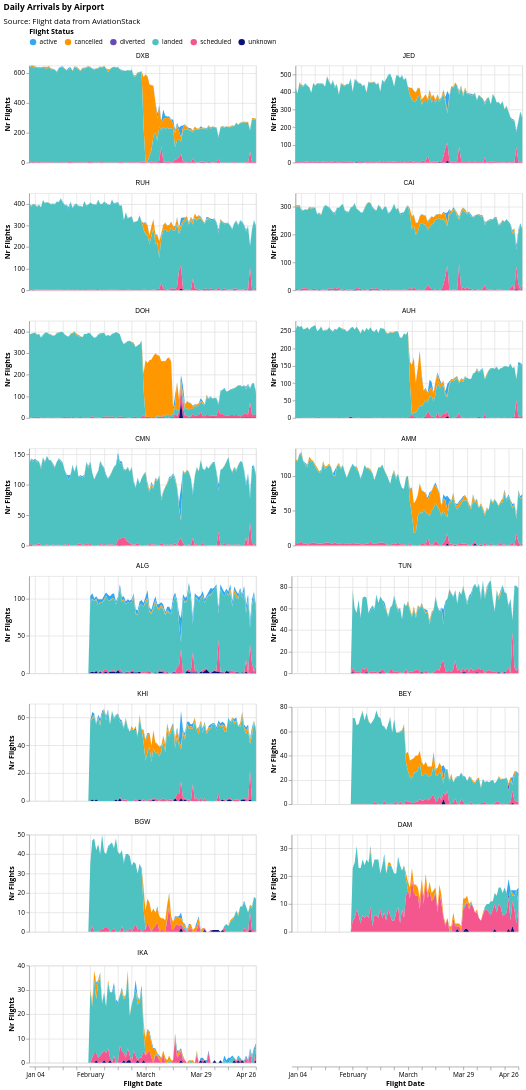

Here is the notebook cell this chart was saved with:
### Markdown cell above
### Daily Number of Flights by Flight Status

### Code cell
arrivals_exploded["flight_date"] = pd.to_datetime(arrivals_exploded["flight_date"])

df = (
    arrivals_exploded.groupby(["flight_date", "flight_status", "iata_arr"])
    .size()
    .reset_index(name="count")
)
df.to_csv('../../data/aviation/processed/arrivals_daily_airport.csv')
get_area_plot_by_airport(
    df,
    airports=airports,
    airport_col="iata_arr",
    title="Daily Arrivals by Airport",
    source_text="Source: Flight data from AviationStack",
)

### Figure 1 — Vega-Lite specification as saved in the notebook (floating-point values rounded to 4 significant figures; data arrays with more than 128 entries replaced by an {"elided": "..."} marker saying what was removed)
{"config": {"view": {"continuousWidth": 300, "continuousHeight": 300}, "axis": {"labelFont": "Open Sans", "titleFont": "Open Sans"}, "legend": {"labelFont": "Open Sans", "titleFont": "Open Sans"}, "title": {"anchor": "start", "font": "Open Sans", "subtitleFont": "Open Sans"}}, "data": {"name": "data-ba348b2b8a74a245abb9f3f66b36341c"}, "facet": {"field": "iata_arr", "sort": ["DXB", "JED", "RUH", "CAI", "DOH", "AUH", "CMN", "AMM", "ALG", "TUN", "KHI", "BEY", "BGW", "DAM", "IKA"], "title": null, "type": "nominal"}, "spec": {"layer": [{"mark": {"type": "area"}, "encoding": {"color": {"field": "flight_status", "legend": {"direction": "horizontal", "offset": 10, "orient": "top", "titleAnchor": "start"}, "scale": {"range": ["#34A7F2", "#FF9800", "#664AB6", "#4EC2C0", "#F3578E", "#081079", "#0C7C68", "#DDDA21"]}, "title": "Flight Status", "type": "nominal"}, "tooltip": [{"field": "flight_date", "title": "Flight Date", "type": "temporal"}, {"field": "flight_status", "title": "Status", "type": "nominal"}, {"field": "count", "title": "Flights", "type": "quantitative"}], "x": {"field": "flight_date", "title": "Flight Date", "type": "temporal"}, "y": {"field": "count", "stack": "zero", "title": "Nr Flights", "type": "quantitative"}}}], "height": 150, "width": 350}, "columns": 2, "resolve": {"scale": {"y": "independent"}}, "title": {"text": "Daily Arrivals by Airport", "subtitle": "Source: Flight data from AviationStack", "subtitlePadding": 10}, "$schema": "https://vega.github.io/schema/vega-lite/v5.20.1.json", "datasets": {"data-ba348b2b8a74a245abb9f3f66b36341c": {"elided": "10092 records"}}}
